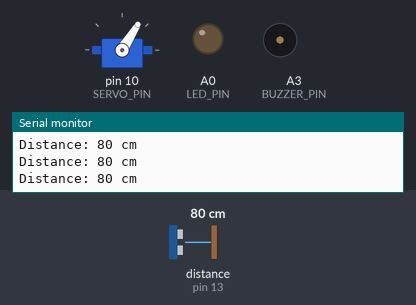
The sketch below on a simulated Arduino Uno, built with avr-gcc and run on an emulated ATmega328P. Parts: servo, output pins drawn as LEDs (lit = HIGH), buzzer (waves = sounding), the last lines printed to the serial monitor. Wiring (inferred from the names in the program): ultrasonic range finder: trigger pin 12; echo pin 13. Dashed ring = blinking. Inputs (shaded band) come from the test bench; at power-on: distance to the obstacle (sensor on pin 13) 80 cm. The echo pulse lasts 58.3 µs per cm; pins used as bus, display or sensor lines are not drawn.

Above: at 1.2 s.
1.3 s: distance to the obstacle (sensor on pin 13) set to 2 cm
At 2.1 s:
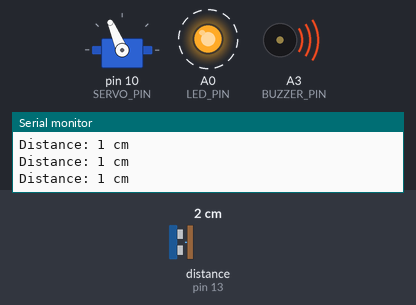
4.3 s: distance to the obstacle (sensor on pin 13) set to 299 cm
At 4.8 s:
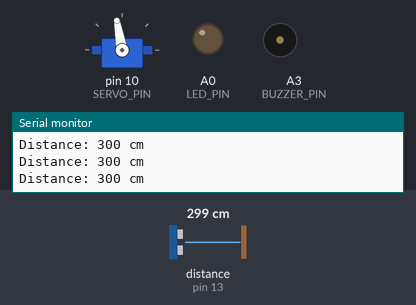
7.3 s: distance to the obstacle (sensor on pin 13) set to 4 cm
At 7.9 s:
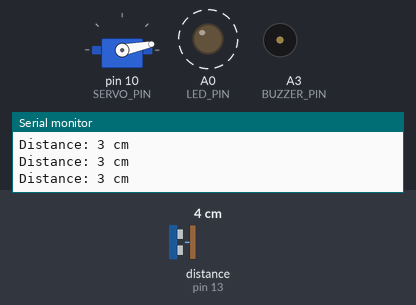
10.3 s: distance to the obstacle (sensor on pin 13) set to 18 cm
At 11.3 s:
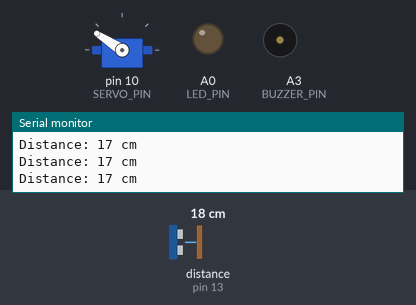
13.3 s: distance to the obstacle (sensor on pin 13) set to 120 cm
Timing chart, 0 to 17.3 s (numbered marks = the images above; inputs shaded):
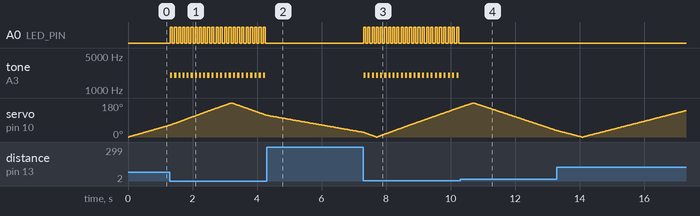

Measured:
- after the input at 1.3 s, A0 (LED_PIN): alternates HIGH for 0.07 s and LOW for 0.07 s, starting at once; tone on A3 (BUZZER_PIN): alternates 2000 Hz for 0.07 s and silent for 0.07 s, starting at once
- after the input at 4.3 s, A0 (LED_PIN): stops changing and stays LOW; tone on A3 (BUZZER_PIN): stops changing and stays silent
- after the input at 7.3 s, A0 (LED_PIN): alternates HIGH for 0.07 s and LOW for 0.07 s, starting at once; tone on A3 (BUZZER_PIN): alternates 2000 Hz for 0.07 s and silent for 0.07 s, starting at once
- after the input at 10.3 s, A0 (LED_PIN): stops changing and stays LOW; tone on A3 (BUZZER_PIN): stops changing and stays silent

The sketch:

RADAR_With_Beep_and_LED.ino
```cpp
#include <Servo.h>

#define TRIG_PIN 12
#define ECHO_PIN 13
#define SERVO_PIN 10
#define LED_PIN A0
#define BUZZER_PIN A3

Servo myservo;
int pos = 0;
long duration, cm;

// Minimum and maximum distance thresholds (cm)
const int MIN_DIST = 5;
const int MAX_DIST = 50;

const int ALERT_DIST_CM = 15;

unsigned long lastBeepTime = 0;
long beepInterval = 500; // default interval

void setup() {
  Serial.begin(9600);
  myservo.attach(SERVO_PIN);
  pinMode(TRIG_PIN, OUTPUT);
  pinMode(ECHO_PIN, INPUT);
  pinMode(LED_PIN, OUTPUT);
  pinMode(BUZZER_PIN, OUTPUT);
}

void loop() {
  // Sweep servo smoothly 0 -> 180
  for (pos = 0; pos <= 180; pos++) {
    myservo.write(pos);
    sonicPulse();
    nonBlockingBeep();
    delay(15); // smooth servo movement
  }

  // Sweep servo smoothly 180 -> 0
  for (pos = 180; pos >= 0; pos--) {
    myservo.write(pos);
    sonicPulse();
    nonBlockingBeep();
    delay(15);
  }
}

// Measure distance from ultrasonic sensor


void sonicPulse() {
  digitalWrite(TRIG_PIN, LOW);
  delayMicroseconds(2);
  digitalWrite(TRIG_PIN, HIGH);
  delayMicroseconds(10);
  digitalWrite(TRIG_PIN, LOW);

  duration = pulseIn(ECHO_PIN, HIGH);
  cm = microsecondsToCentimeters(duration);

  Serial.print("Distance: ");
  Serial.print(cm);
  Serial.println(" cm");

  // Only beep if object is <= ALERT_DIST_CM
  if (cm <= ALERT_DIST_CM) {
    // Closer objects → faster beep
    beepInterval = map(cm, 0, ALERT_DIST_CM, 50, 100);
    beepInterval = constrain(beepInterval, 50, 100);
  } else {
    beepInterval = 0;  // no beep
    digitalWrite(LED_PIN, LOW);
    noTone(BUZZER_PIN);
  }
}
// void sonicPulse() {
//   digitalWrite(TRIG_PIN, LOW);
//   delayMicroseconds(2);
//   digitalWrite(TRIG_PIN, HIGH);
//   delayMicroseconds(10);
//   digitalWrite(TRIG_PIN, LOW);

//   duration = pulseIn(ECHO_PIN, HIGH);
//   cm = microsecondsToCentimeters(duration);

//   Serial.print("Distance: ");
//   Serial.print(cm);
//   Serial.println(" cm");

//   // Update beep interval based on distance
//   if (cm <= MAX_DIST) {
//     beepInterval = map(cm, MIN_DIST, MAX_DIST, 50, 500);
//     beepInterval = constrain(beepInterval, 50, 500);
//   } else {
//     beepInterval = 0; // no beep
//     digitalWrite(LED_PIN, LOW);
//     noTone(BUZZER_PIN);
//   }
// }

// Convert microseconds to centimeters
long microsecondsToCentimeters(long microseconds) {
  return microseconds / 29 / 2;
}

// Non-blocking LED + buzzer beep
void nonBlockingBeep() {
  if (beepInterval == 0) return; // no object in range

  unsigned long currentMillis = millis();
  if (currentMillis - lastBeepTime >= beepInterval) {
    lastBeepTime = currentMillis;

    // Toggle LED and buzzer
    static bool state = false;
    state = !state;
    digitalWrite(LED_PIN, state ? HIGH : LOW);

    if (state) {
      tone(BUZZER_PIN, 2000);
    } else {
      noTone(BUZZER_PIN);
    }
  }
}
```
